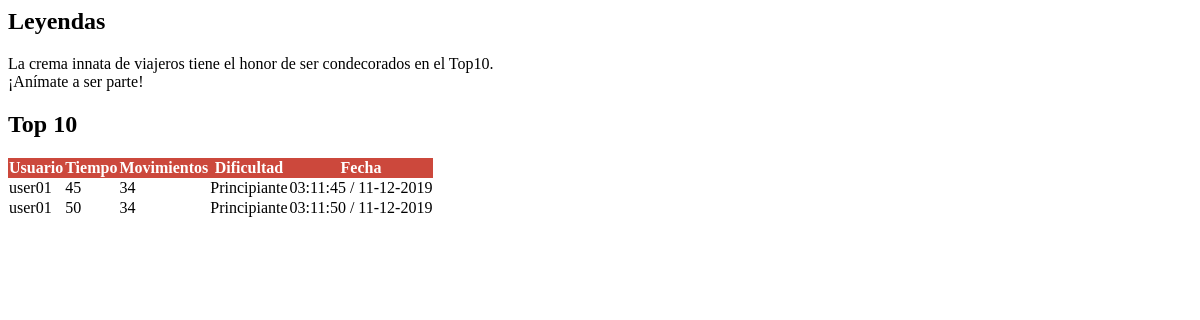
Before: /views/top10.php with the older database file.
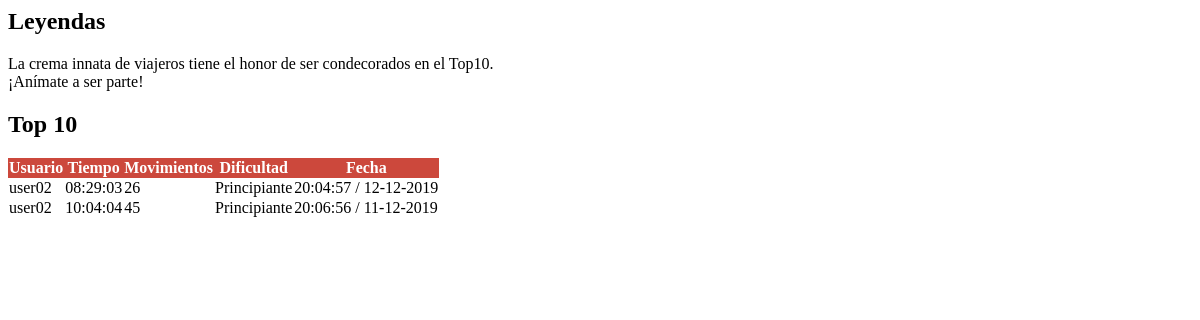
After: the same page with the newer database file.
### tables this page shows
CREATE TABLE `pf_usuarios_resultados` (
  `ID_USUARIO_RESULTADO` int(10) UNSIGNED NOT NULL,
  `ID_USUARIO` smallint(5) UNSIGNED NOT NULL,
  `TIEMPO` varchar(40) NOT NULL DEFAULT '0',
  `CANTIDAD_MOVIMIENTOS` int(11) NOT NULL DEFAULT 0,
  `PORCENTAJE_COMPLETADO` int(11) NOT NULL DEFAULT 100,
  `DIFICULTAD` varchar(20) NOT NULL DEFAULT 'Principiante',
  `FECHA` timestamp NOT NULL DEFAULT current_timestamp() ON UPDATE current_timestamp()
);

CREATE TABLE `pf_usuarios` (
  `ID_USUARIO` smallint(5) UNSIGNED NOT NULL,
  `NOMBRE` varchar(40) NOT NULL DEFAULT '',
  `APELLIDO` varchar(40) NOT NULL DEFAULT '',
  `USUARIO` varchar(20) NOT NULL DEFAULT '',
  `CLAVE` varchar(20) NOT NULL DEFAULT ''
);

### class/modelo.php (called while the page is built, shortened)
<?php
class modeloCredencialesBD{
    public function __construct(){
        $this->_db = new mysqli(DB_HOST, DB_USER, DB_PASS, DB_NAME);
    }
}
?>

### class/reports.php (called while the page is built, shortened)
<?php
require_once('modelo.php');
class reports extends modeloCredencialesBD{
    public function consultar_top10(){
        $instruccion = "CALL pf_sp_consultar_top10()";
        $consulta = $this->_db->query($instruccion);
        $resultado = $consulta->fetch_all(MYSQLI_ASSOC);
        if ($resultado){
            return $resultado;
        }
    }
}

### views/top10.php (the view, shortened to what this page needs)
<div class="cd-full-width">
    <div class="container-fluid js-tm-page-content tm-page-width tm-pad-b" data-page-no="2">
        <?php
        require_once("../class/reports.php");
        $obj_report = new reports();
        $nfilas = 0;
        $top10 = $obj_report->consultar_top10();
        if (is_array($top10)) {
            $nfilas = count($top10);
        }
        if ($nfilas > 0) {
            ?>
            <div class="row tm-white-box-margin-b">
                <div class="col-xs-12">
                    <div class="tm-flex">
                        <div class="tm-bg-white-translucent text-xs-left tm-textbox tm-textbox-padding">
                            <h2 class="tm-text-title">Leyendas</h2>
                            <p class="tm-text">
                                            <span class="tm-white">La crema innata de viajeros tiene el honor de ser condecorados en el Top10.</span>
                                            <span class="tm-white">¡Anímate a ser parte!</span>
                            </p>
                        </div>
                    </div>
                </div>
            </div>
            <div class="row tm-white-box-margin-b">
                <div class="col-xs-12">
                    <div class="tm-flex">
                        <div class="tm-bg-white-translucent text-xs-left tm-textbox tm-textbox-padding">
                            <h2 class='font-weight-bold mb-5'>Top 10</h2>
                            <table id='grid' class='table table table-hover table-bordeless' cellspacing='0'>
                                <thead style='text-align: center; color: white; background-color: #CC483C;'>
                                    <tr text-center>
                                        <th>Usuario</th>
                                        <th>Tiempo</th>
                                        <th>Movimientos</th>
                                        <th>Dificultad</th>
                                        <th>Fecha</th>
                                    </tr>
                                </thead>
                                <tbody>
                                    <?php
                                        foreach ($top10 as $resultado) {
                                            print("     <tr text-center>\n");
                                            print("         <td text-center>" . $resultado['usuario'] . "</td>\n");
                                            print("         <td text-center>" . $resultado['tiempo'] . "</td>\n");
                                            print("         <td text-center>" . $resultado['movimientos'] . "</td>\n");
                                            print("         <td text-center>" . $resultado['dificultad'] . "</td>\n");
                                            print("         <td text-center>" . $resultado['fecha'] . "</td>\n");
                                            print("     </tr>\n");
                                        }
                                        ?>
                                </tbody>
                            </table>
                        </div>
                    </div>
                </div>
            </div>
        <?php
        }
        ?>
    </div>
</div>

Changed rows visible on the page:
removed pf_usuarios_resultados: ID_USUARIO.USUARIO "user01", TIEMPO "45", CANTIDAD_MOVIMIENTOS "34", DIFICULTAD "Principiante", fecha "03:11:45 / 11-12-2019"
removed pf_usuarios_resultados: ID_USUARIO.USUARIO "user01", TIEMPO "50", CANTIDAD_MOVIMIENTOS "34", DIFICULTAD "Principiante", fecha "03:11:50 / 11-12-2019"
added pf_usuarios_resultados: ID_USUARIO.USUARIO "user02", TIEMPO "08:29:03", CANTIDAD_MOVIMIENTOS "26", DIFICULTAD "Principiante", fecha "20:04:57 / 12-12-2019"
added pf_usuarios_resultados: ID_USUARIO.USUARIO "user02", TIEMPO "10:04:04", CANTIDAD_MOVIMIENTOS "45", DIFICULTAD "Principiante", fecha "20:06:56 / 11-12-2019"
